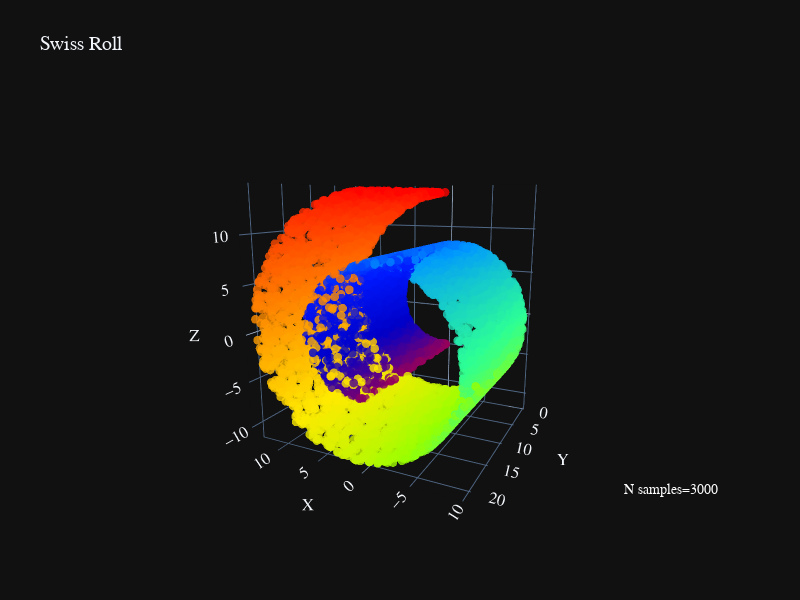

Here is the notebook cell this chart was saved with:
### Code cell
utils.plot_swiss_roll_plotly(X, labels, n_samples=3000, title="Swiss Roll")

### Figure 1 — Plotly figure (JSON) as saved in the notebook; plotly's stock layout.template omitted (floating-point values rounded to 4 significant figures; data arrays with more than 128 entries replaced by an {"elided": "..."} marker saying what was removed)
{"data": [{"marker": {"color": {"elided": "10000 float values"}, "colorscale": [[0, "rgb(150,0,90)"], [0.125, "rgb(0,0,200)"], [0.25, "rgb(0,25,255)"], [0.375, "rgb(0,152,255)"], [0.5, "rgb(44,255,150)"], [0.625, "rgb(151,255,0)"], [0.75, "rgb(255,234,0)"], [0.875, "rgb(255,111,0)"], [1, "rgb(255,0,0)"]], "opacity": 0.8, "size": 3}, "mode": "markers", "scene": "scene", "type": "scatter3d", "x": {"elided": "10000 float values"}, "y": {"elided": "10000 float values"}, "z": {"elided": "10000 float values"}}], "layout": {"annotations": [{"font": {"color": "white"}, "showarrow": false, "text": "N samples=3000", "x": 1, "xref": "paper", "y": 0.05, "yref": "paper"}], "font": {"family": "Courier New, monospace", "size": 14}, "height": 600, "scene": {"camera": {"eye": {"x": -1, "y": 2, "z": 0.5}}, "domain": {"x": [0, 1], "y": [0, 1]}, "xaxis": {"title": {"text": "X"}}, "yaxis": {"title": {"text": "Y"}}, "zaxis": {"title": {"text": "Z"}}}, "title": {"text": "Swiss Roll"}, "width": 800, "xaxis": {"tickfont": {"size": 10}, "title": {"font": {"size": 12}, "text": "x"}}, "yaxis": {"tickfont": {"size": 10}, "title": {"font": {"size": 12}, "text": "y"}}}}
